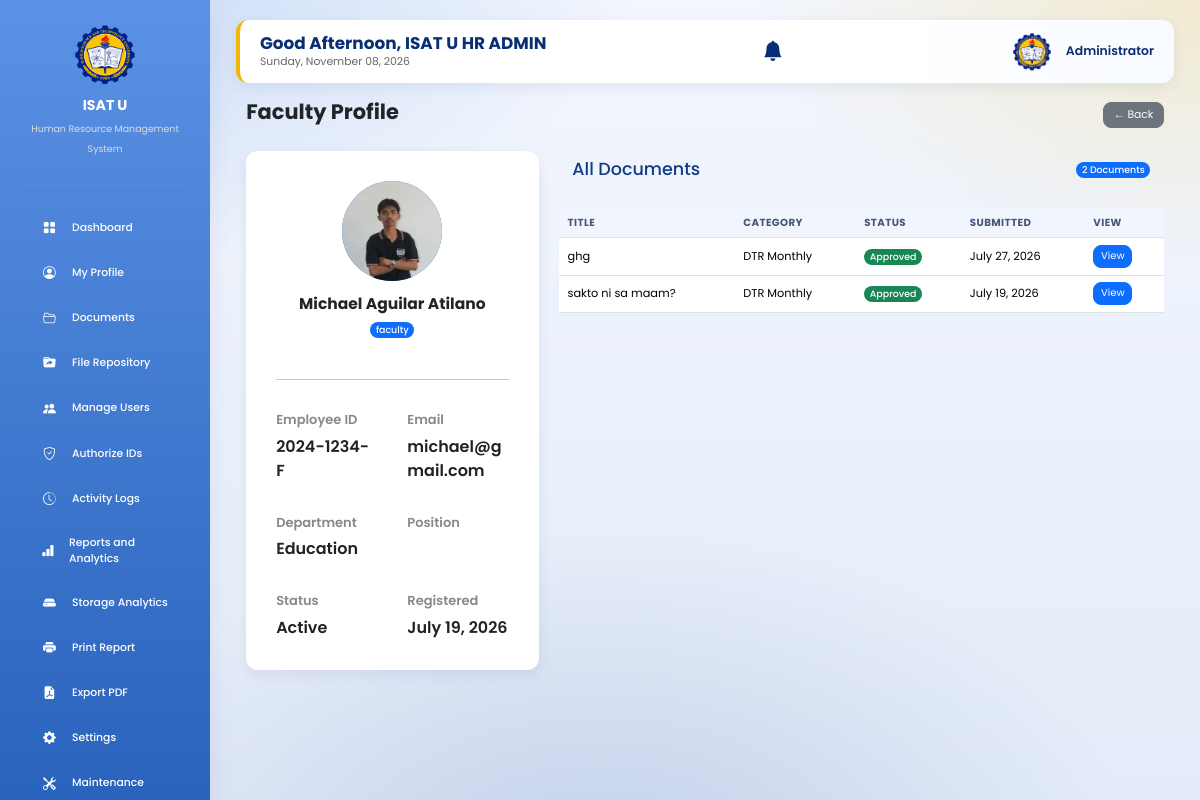
/admin/faculty_profile.php?id=11 (signed in), run on the app's committed database.
### tables this page shows
CREATE TABLE `users` (
  `user_id` int(11) NOT NULL AUTO_INCREMENT,
  `employee_id` varchar(50) DEFAULT NULL,
  `first_name` varchar(100) NOT NULL,
  `middle_name` varchar(100) DEFAULT NULL,
  `last_name` varchar(100) NOT NULL,
  `email` varchar(150) NOT NULL,
  `password` varchar(255) NOT NULL,
  `role` varchar(20) NOT NULL,
  `department` varchar(150) DEFAULT NULL,
  `position_title` varchar(150) DEFAULT NULL,
  `profile_picture` varchar(255) DEFAULT NULL,
  `reset_token` varchar(255) DEFAULT NULL,
  `reset_token_expiry` datetime DEFAULT NULL,
  `status` varchar(20) DEFAULT 'active',
  `created_at` timestamp NOT NULL DEFAULT current_timestamp(),
  PRIMARY KEY (`user_id`)
);

CREATE TABLE `documents` (
  `document_id` int(11) NOT NULL AUTO_INCREMENT,
  `user_id` int(11) NOT NULL,
  `category_id` int(11) NOT NULL,
  `deadline_id` int(11) DEFAULT NULL,
  `document_title` varchar(255) NOT NULL,
  `faculty_comment` text DEFAULT NULL,
  `file_name` varchar(255) NOT NULL,
  `file_path` varchar(500) NOT NULL,
  `file_size` int(11) DEFAULT NULL,
  `remarks` text DEFAULT NULL,
  `status` varchar(50) DEFAULT 'Pending',
  `submitted_at` timestamp NOT NULL DEFAULT current_timestamp(),
  `hr_remarks` text DEFAULT NULL,
  PRIMARY KEY (`document_id`)
);

CREATE TABLE `document_categories` (
  `category_id` int(11) NOT NULL AUTO_INCREMENT,
  `category_name` varchar(255) NOT NULL,
  PRIMARY KEY (`category_id`)
);

### admin/faculty_profile.php (the view, shortened to what this page needs)
<?php
include "../db.php";
$user_id=(int)$_GET['id'];
$user=mysqli_fetch_assoc(mysqli_query($conn,"
SELECT *
FROM users
WHERE user_id=$user_id
"));
include "includes/header.php";
include "includes/sidebar.php";
?>
<div class="container-fluid" style="max-width:1600px;">
<div class="page-header mb-4 d-flex justify-content-between align-items-center">
    <h1 class="fw-bold">Faculty Profile</h1>
    <a href="users.php" class="btn btn-secondary">← Back</a>
</div>
<?php
$documents = mysqli_query($conn,"
SELECT d.*, dc.category_name
FROM documents d
LEFT JOIN document_categories dc
ON d.category_id = dc.category_id
WHERE d.user_id = $user_id
ORDER BY d.submitted_at DESC
");
$total_docs = mysqli_num_rows($documents);
?>
<div class="row g-4 align-items-start">
<div class="col-xl-4 col-lg-5">
        <div class="profile-card h-100">
            <div class="text-center mb-5">
                <?php if (!empty($user['profile_picture']) && file_exists('../uploads/profile_pictures/'.$user['profile_picture'])): ?>
                    <img src="../uploads/profile_pictures/<?= htmlspecialchars($user['profile_picture']); ?>"
                         class="avatar mx-auto mb-3" style="object-fit:cover;">
                <?php else: ?>
                    <div class="avatar mx-auto mb-3">
                        <?= strtoupper(substr($user['first_name'],0,1)); ?>
                    </div>
                <?php endif; ?>
                <h3 class="fw-bold">
                    <?= htmlspecialchars($user['first_name'].' '.$user['middle_name'].' '.$user['last_name']); ?>
                </h3>
                <span class="badge bg-primary">
                    <?= htmlspecialchars($user['role']); ?>
                </span>
            </div>
            <hr>
            <div class="profile-grid">
                <div>
                    <label>Employee ID</label>
                    <p><?= htmlspecialchars($user['employee_id']); ?></p>
                </div>
                <div>
                    <label>Email</label>
                    <p><?= htmlspecialchars($user['email']); ?></p>
                </div>
                <div>
                    <label>Department</label>
                    <p><?= htmlspecialchars($user['department']); ?></p>
                </div>
                <div>
                    <label>Position</label>
                </div>
                <div>
                    <label>Status</label>
                    <p><?= htmlspecialchars($user['status']); ?></p>
                </div>
                <div>
                    <label>Registered</label>
                    <p><?= date("F d, Y",strtotime($user['created_at'])); ?></p>
                </div>
            </div>
        </div>
    </div>
<div class="col-xl-8 col-lg-7">
        <div class="documents-card h-100">
            <div class="card-header d-flex justify-content-between align-items-center">
                <h2 class="mb-0">All Documents</h2>
                <span class="badge bg-primary">
                    <?= $total_docs ?> Documents
                </span>
            </div>
            <div class="table-responsive">
            <table class="table table-hover align-middle">
                <thead>
                    <tr>
                        <th>Title</th>
                        <th>Category</th>
                        <th>Status</th>
                        <th>Submitted</th>
                        <th>View</th>
                    </tr>
                </thead>
                <tbody>
                <?php if(mysqli_num_rows($documents)>0): ?>
                    <?php while($doc=mysqli_fetch_assoc($documents)): ?>
                    <?php
                    $color="secondary";
                    if($doc['status']=="Approved") $color="success";
                    elseif($doc['status']=="Pending") $color="warning";
                    elseif($doc['status']=="Rejected") $color="danger";
                    elseif($doc['status']=="Final Approved") $color="primary";
                    ?>
                    <tr>
                        <td><?= htmlspecialchars($doc['document_title']) ?></td>
                        <td><?= htmlspecialchars($doc['category_name']) ?></td>
                        <td>
                            <span class="badge bg-<?= $color ?>">
                                <?= htmlspecialchars($doc['status']) ?>
                            </span>
                        </td>
                        <td>
                            <?= date("F d, Y",strtotime($doc['submitted_at'])) ?>
                        </td>
                        <td>
                            <a href="document_review.php?id=<?= $doc['document_id'] ?>" class="btn btn-primary btn-sm">
                                View
                            </a>
                        </td>
                    </tr>
                    <?php endwhile; ?>
                <?php endif; ?>
                </tbody>
            </table>
            </div>
        </div>
    </div>
</div>
<?php
include "includes/footer.php";
?>

### assets/ui.css (style rules this page uses)
html { font-size:13.5px !important; }
body { font-size:.92rem; background: radial-gradient(900px 500px at 8% -5%, rgba(91,146,229,.28), transparent 60%), radial-gradient(800px 480px at 100% 0%, rgba(245,180,0,.18), transparent 55%), radial-gradient(900px 600px at 50% 110%, rgba(18,60,146,.16), transparent 60%), linear-gradient(180deg,#f2f6fd 0%,#e4ecf9 100%) !important; background-attachment:fixed !important; }
h1 { font-size:1.55rem !important; }
h2 { font-size:1.3rem !important; }
h3 { font-size:1.15rem !important; }
.stat-card,.chart-card,.card,.profile-card,.card-box { border-radius:12px !important;box-shadow:0 4px 14px rgba(10,46,115,.08) !important; }
.card-header { padding:.6rem 1rem !important;font-size:.9rem; }
.table { font-size:.84rem;margin-bottom:0; }
.table>:not(caption)>*>* { padding:.5rem .65rem !important; }
.table thead th { font-size:.76rem;text-transform:uppercase;letter-spacing:.4px;color:#47557a;background:#f1f5fd !important; }
.btn { font-size:.8rem;padding:.32rem .7rem;border-radius:8px; }
.btn-sm { font-size:.74rem !important;padding:.22rem .5rem !important; }
.badge { font-size:.7rem;font-weight:500;padding:.35em .6em; }

### admin/includes/header.php (style rules this page uses)
body { background:#eef3fb; font-family:'Poppins',sans-serif; }
.page-header { display:flex; justify-content:space-between; align-items:center; margin-bottom:25px; }
.profile-card { background:#fff; border-radius:18px; box-shadow:0 8px 25px rgba(0,0,0,.08); padding:30px; height:100%; position:sticky; top:50px; }
.avatar { width:100px; height:100px; border-radius:50%; background:#0d6efd; color:#fff; display:flex; align-items:center; justify-content:center; font-size:40px; font-weight:bold; }
.profile-grid { display:grid; grid-template-columns:repeat(2,1fr); gap:30px; margin-top:30px; }
.profile-grid label { display:block; color:#888; font-size:13px; margin-bottom:5px; font-weight:600; }
.profile-grid p { margin:0; font-size:16px; font-weight:600; color:#222; overflow-wrap:break-word; word-break:break-word; }
.card-header { display:flex; justify-content:space-between; align-items:center; margin-bottom:20px; }
.card-header h2 { margin:0; font-size:24px; color:#123b84; }
.table { width:100%; border-collapse:collapse; }
.table th { background:#f8f9fa; padding:14px; text-align:left; font-weight:700; }
.table td { padding:14px; border-top:1px solid #eee; vertical-align:middle; }
.badge { padding:8px 14px; border-radius:30px; font-size:13px; font-weight:600; }
.btn { padding:8px 15px; border-radius:8px; text-decoration:none; }
.btn-primary { background:#0d6efd; color:#fff; }
.btn-secondary { background:#6c757d; color:#fff; }

### admin/includes/sidebar.php (style rules this page uses)
:root { --blue:#0A2E73; --yellow:#F5B400; --white:#ffffff; --bg:#eef3fb; --shadow:0 12px 30px rgba(2, 10, 118, 0.08); }
* { margin:0; padding:0; box-sizing:border-box; font-family:'Poppins',sans-serif; }
body { background:var(--bg); }

### data on the page
users: profile_picture (picture), first_name+middle_name+last_name "Michael Aguilar Atilano", role "faculty", employee "2024-1234-F", email "michael@gmail.com", department "Education", status "Active", created_at "July 19, 2026"
documents: document_title "ghg", category.category_name "DTR Monthly", status "Approved", submitted_at "July 27, 2026"
documents: document_title "sakto ni sa maam?", category.category_name "DTR Monthly", status "Approved", submitted_at "July 19, 2026"

### other printed values
$greeting "Good Afternoon"
$total_docs "2"
